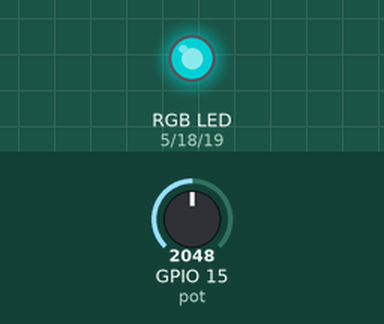
Recording of a program running on a simulated ESP32. Parts: an RGB LED mixed from three pins (HIGH = lit). The inputs (shaded band) are chosen by the test bench; at power-on: GPIO 15 (pot) = 2048. Dim RGB values are drawn brighter than linear; what the program prints to the serial monitor is not drawn.

Above: at 1.2 s.
1.3 s: GPIO 15 (pot) set to 1228
At 2.3 s:
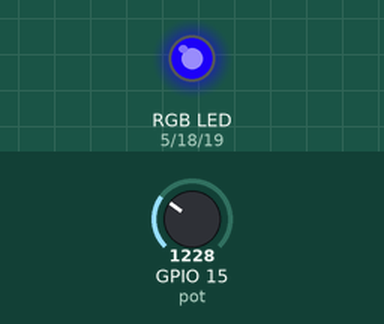
2.8 s: GPIO 15 (pot) set to 491
At 3.4 s:
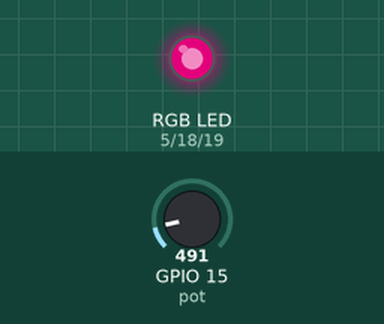
4.3 s: GPIO 15 (pot) set to 130
At 5.5 s:
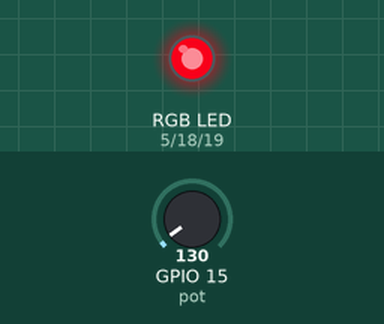
5.8 s: GPIO 15 (pot) set to 0
At 6.8 s:
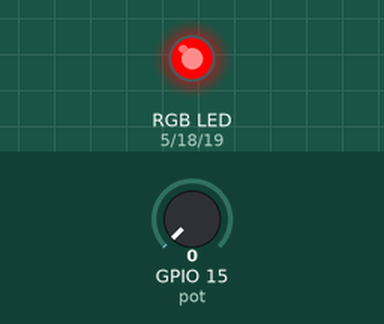
7.3 s: GPIO 15 (pot) set to 2866
At 8.0 s:
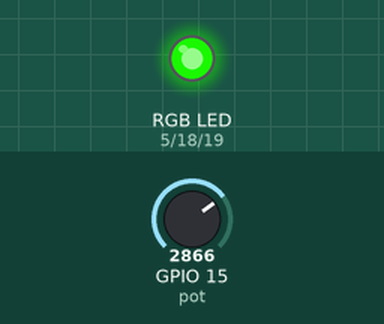
8.8 s: GPIO 15 (pot) set to 3603
At 9.1 s:
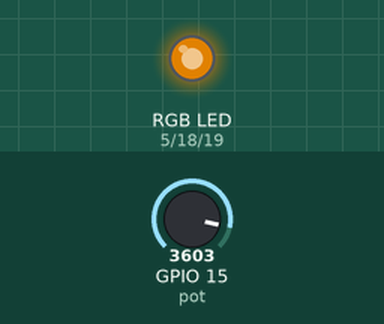
Timing chart, 0 to 11.3 s (numbered marks = the images above; inputs shaded):
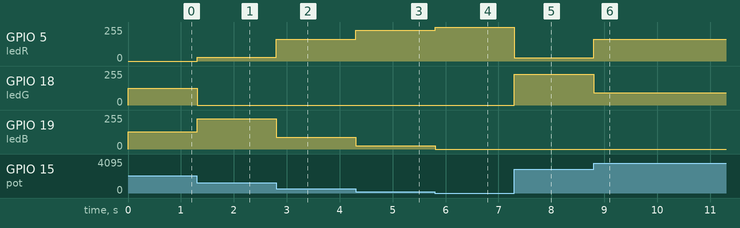

The program:

main.cpp
```cpp
#include <Arduino.h>
const int pot = 15;
const int ledR = 5;
const int ledG = 18;
const int ledB = 19;
void setup() {
    Serial.begin(115200);//baudrate
    pinMode(ledR, OUTPUT);
    pinMode(ledG, OUTPUT);
    pinMode(ledB, OUTPUT);
    pinMode(pot, INPUT);
}
void loop() {
    int entrada = analogRead(pot); // 0 a 4095
    int hue = map(entrada, 0, 4095, 0, 255); // 0 a 360
    Serial.print("Entrada: ");
    Serial.print(entrada);
    Serial.print(" |hue: ");
    Serial.println(hue);
    int red;
    int green;
    int blue;
    if (hue < 85) {
        // 1º terço: vermelho para azul
        green = 0;
        red = 255 - hue * 3; // 255 a 0
        blue = hue * 3; // 0 a 255
    }else if (hue < 170) {
        // 2º terço: azul para verde
        red = 0;
        green = (hue - 85) * 3; // 0 a 255
        blue = 255 - (hue - 85) * 3; // 255 a 0
    }else if (hue < 255) {
        // 3º terço: verde para vermelho
        blue = 0;
        red = (hue - 170) * 3; //0 a 255
        green = 255 - (hue - 170) * 3; //255 a 0
    }
    analogWrite(ledR, red);
    analogWrite(ledG, green);
    analogWrite(ledB, blue);
}
```

Measured:
- after the input at 1.3 s, GPIO 5 (ledR): 0/255 → 27/255 at once; GPIO 18 (ledG): 126/255 → 0/255 at once; GPIO 19 (ledB): 129/255 → 228/255 at once
- after the input at 2.8 s, GPIO 5 (ledR): 27/255 → 165/255 at once; GPIO 19 (ledB): 228/255 → 90/255 at once
- after the input at 4.3 s, GPIO 5 (ledR): 165/255 → 231/255 at once; GPIO 19 (ledB): 90/255 → 24/255 at once
- after the input at 5.8 s, GPIO 5 (ledR): 231/255 → 255/255 at once; GPIO 19 (ledB): 24/255 → 0/255 at once
- after the input at 7.3 s, GPIO 5 (ledR): 255/255 → 24/255 at once; GPIO 18 (ledG): 0/255 → 231/255 at once
- after the input at 8.8 s, GPIO 5 (ledR): 24/255 → 162/255 at once; GPIO 18 (ledG): 231/255 → 93/255 at once
